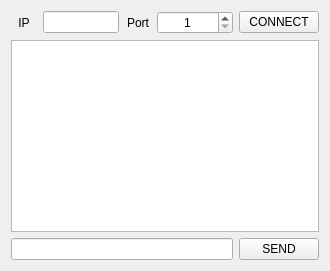
<?xml version="1.0" encoding="UTF-8"?>
<ui version="4.0">
 <class>Client</class>
 <widget class="QWidget" name="Client">
  <property name="windowTitle">
   <string>Client</string>
  </property>
  <layout class="QVBoxLayout" name="verticalLayout">
   <item>
    <layout class="QHBoxLayout" name="horizontalLayout" stretch="1,3,1,3,1">
     <item>
      <widget class="QLabel" name="label">
       <property name="text">
        <string>IP</string>
       </property>
       <property name="alignment">
        <set>Qt::AlignCenter</set>
       </property>
      </widget>
     </item>
     <item>
      <widget class="QLineEdit" name="lineEdit_ip">
       <property name="alignment">
        <set>Qt::AlignCenter</set>
       </property>
      </widget>
     </item>
     <item>
      <widget class="QLabel" name="label_2">
       <property name="text">
        <string>Port</string>
       </property>
       <property name="alignment">
        <set>Qt::AlignCenter</set>
       </property>
      </widget>
     </item>
     <item>
      <widget class="QSpinBox" name="spinBox">
       <property name="alignment">
        <set>Qt::AlignCenter</set>
       </property>
       <property name="minimum">
        <number>1</number>
       </property>
       <property name="maximum">
        <number>65535</number>
       </property>
      </widget>
     </item>
     <item>
      <widget class="QPushButton" name="pushButton_connect">
       <property name="text">
        <string>CONNECT</string>
       </property>
      </widget>
     </item>
    </layout>
   </item>
   <item>
    <widget class="QListWidget" name="listWidget_message"/>
   </item>
   <item>
    <layout class="QHBoxLayout" name="horizontalLayout_2">
     <item>
      <widget class="QLineEdit" name="lineEdit_message"/>
     </item>
     <item>
      <widget class="QPushButton" name="pushButton_send">
       <property name="text">
        <string>SEND</string>
       </property>
      </widget>
     </item>
    </layout>
   </item>
  </layout>
 </widget>
 <resources/>
 <connections/>
</ui>
